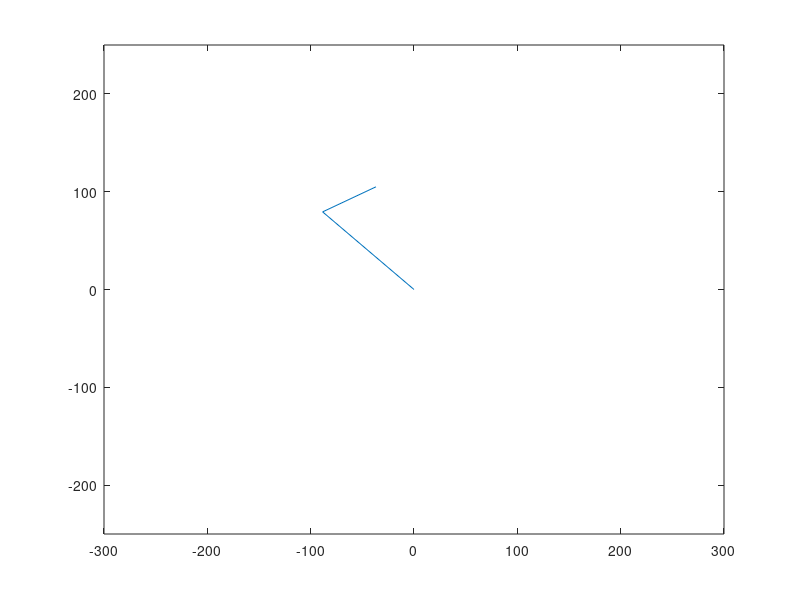

This chart was generated by the following MATLAB code:
% definição das primeiras variáveis
a = 2;
b = 1;
t = 0:0.01:4;
n = length(t);
A = 2;
B = 3;
omega = 4; 
omega2 = 5;

% definição das funções dos ângulos
theta = A*sin(omega*t);
thetap = A*omega*cos(omega*t);
thetapp = -A*omega*omega*sin(omega*t);
phi = B*sin(omega2*t);
phip = B*omega2*cos(omega2*t);
phipp = -B*omega*omega*sin(omega2*t);


% definição das matrizes posições iniciais
rApp = zeros(2,n);
rBpp = zeros(2,n);

for i=1:n
     rApp(:,i) = thetapp(i)*[0,-1;1,0]*[cos(theta(i)),-sin(theta(i));sin(theta(i)),cos(theta(i))]*[a;0] - (thetap(i)^2)*([cos(theta(i)),-sin(theta(i));sin(theta(i)),cos(theta(i))]*[a;0]);
     rBpp(:,i) = rApp(:,i) + phipp(i)*[0,-1;1,0]*[cos(phi(i)),-sin(phi(i));sin(phi(i)),cos(phi(i))]*[b;0] - (phip(i)^2)*([cos(phi(i)),-sin(phi(i));sin(phi(i)),cos(phi(i))]*[b;0]);
end

for i=1:n
   plot([0 rApp(1,i) rBpp(1,i)],[0 rApp(2,i) rBpp(2,i)])
   axis([-300 300 -250 250]);
   M(i) = getframe;
end

movie(M)

